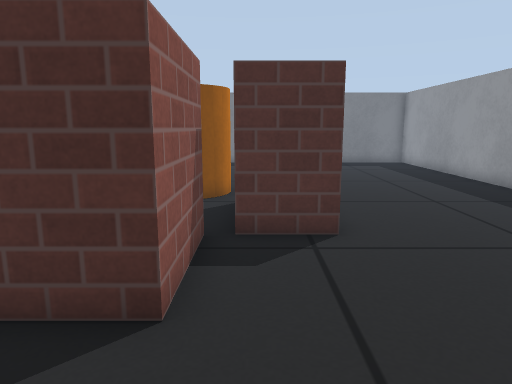
View 1 (above)

16 first-person views from a walk through a robot-simulator world made for Gazebo. The camera is 0.51 m above the floor, tilts 10° down and sees 70° across. The floor is counted in squares, 0.25 m on a side. Each view is taken from the middle of a square. On the plan, view 1 faces up. The plan holds only what a view shows up to about 19 squares ahead; the rest is blank. Simple patterns stand in for the simulator's built-in surfaces.

View 2
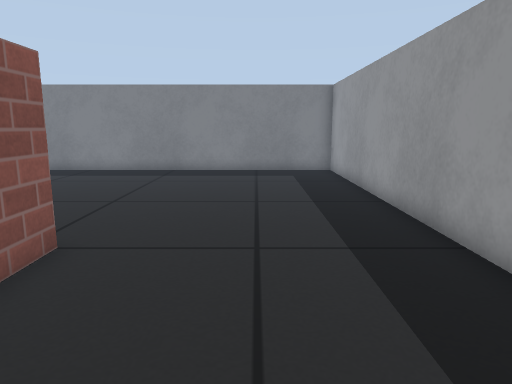

View 3
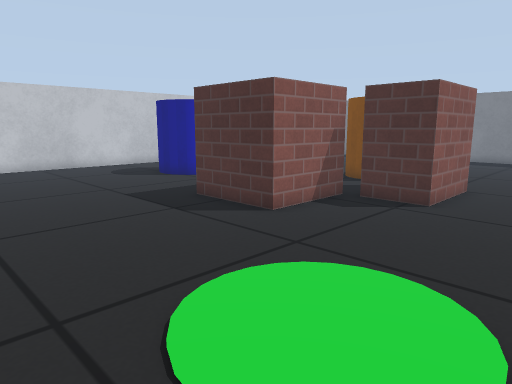

View 4
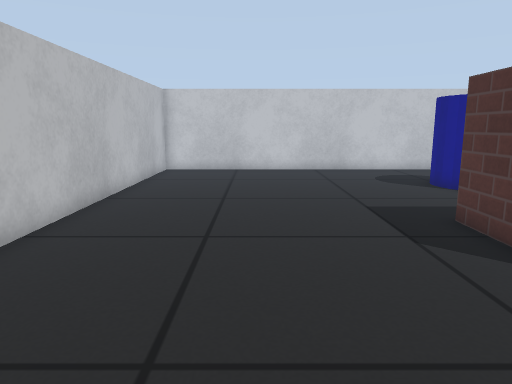

View 5
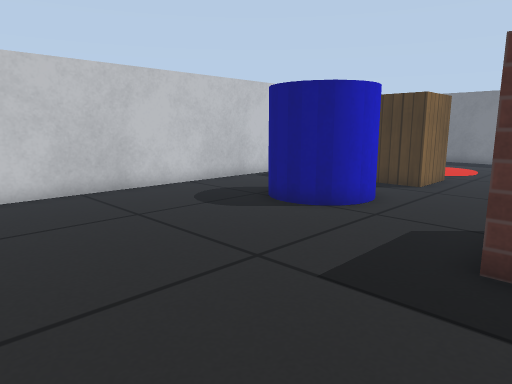

View 6
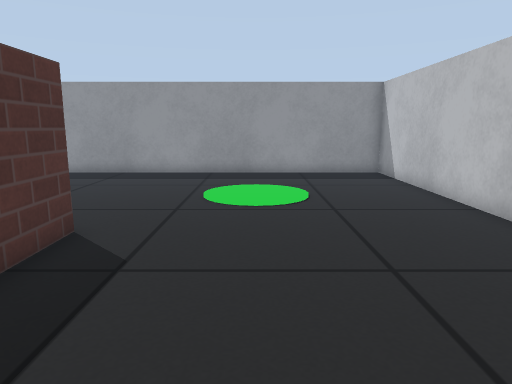

View 7
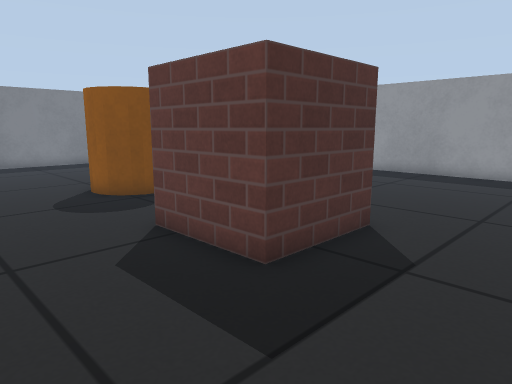

View 8
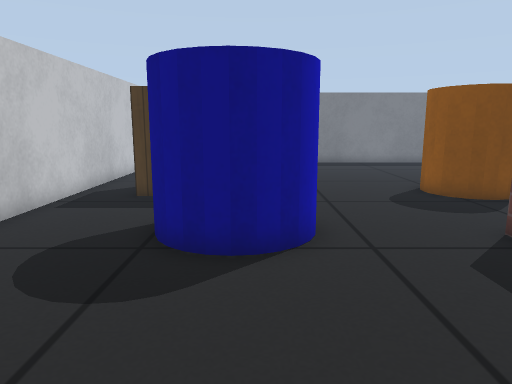

View 9
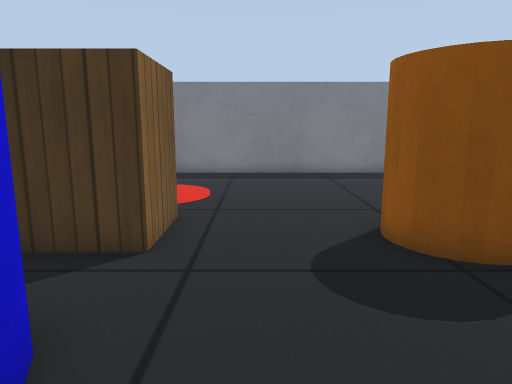

View 10
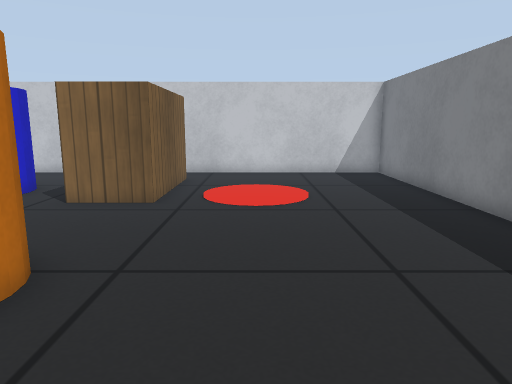

View 11
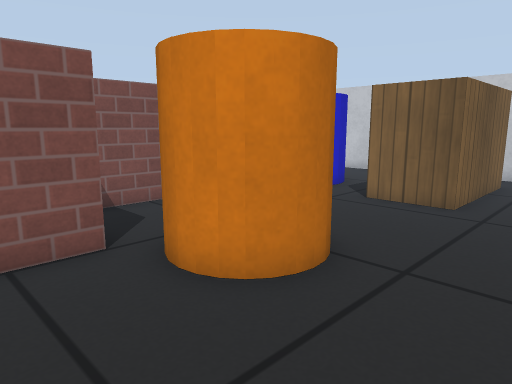

View 12
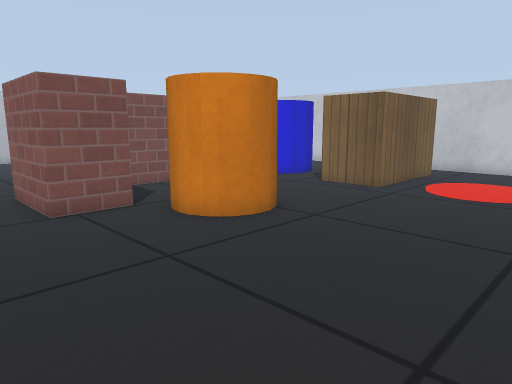

View 13
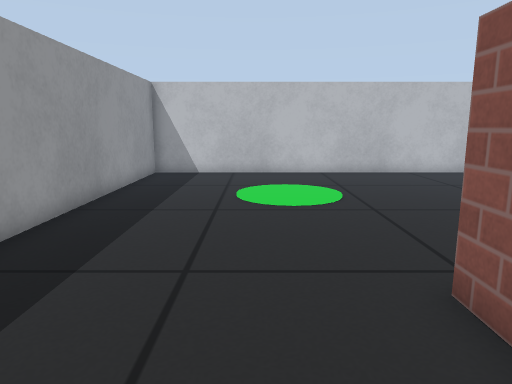

View 14
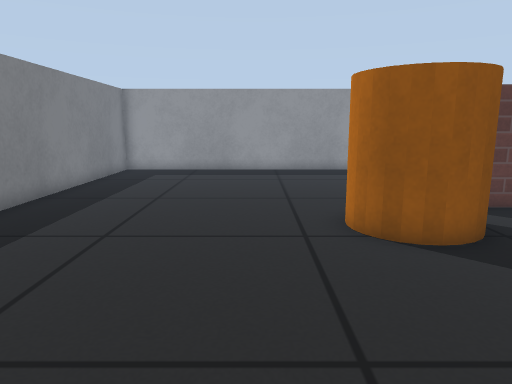

View 15
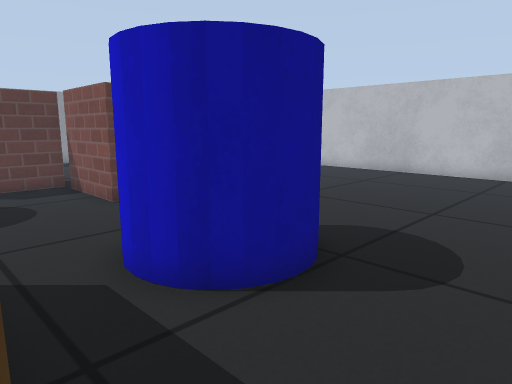

View 16
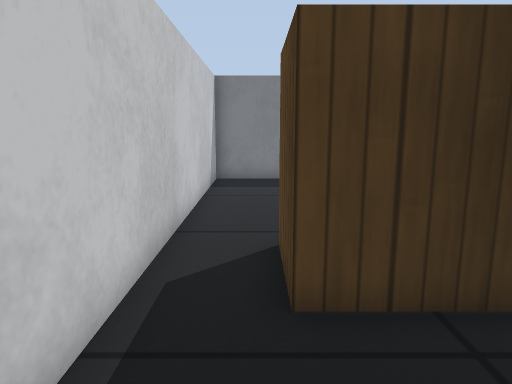

### Floor plan
Key: @ floor where view 1 was taken; # wall or solid block; . floor; P pillar; B brick box; W wooden box.
Columns run from 15 left of view 1 to 9 right of it. Each row starts with its distance up from view 1.
 22 #########################
 21 #.......................#
 20 #.......................#
 19 #.......................#
 18 #.......................#
 17 #....  .................#
 16 #....   ................#
 15 #..... .................#
 14 #.......................#
 13 #.WWWWWW....PPP.........#
 12 #.W    W...PP P.........#
 11 #.WWWWWW...PPPP.........#
 10 #...........PP.BBB......#
  9 #....PP........B B......#
  8 #...PPPP.......B B......#
  7 #...P  P...BBBBBBB......#
  6 #...PPPP...B  B.........#
  5 #..........B  B.........#
  4 #..........BBBB.........#
  3 #.......................#
  2 #.......................#
  1 #................. .....#
  0 #..............@.   ....#
 -1 #................. .....#
 -2 #.......................#
 -3 #.......................#
 -4 #.......................#
 -5 #.......................#
 -6 #########################

Positions as (right, up) in squares from view 1, and headings:
1: (0, 0), facing up
2: (5, 4), facing up
3: (5, -3), facing up-left
4: (4, -1), facing left
5: (-3, -2), facing up-left
6: (-8, 0), facing right
7: (-8, 0), facing up-right
8: (-9, 0), facing up
9: (-6, 5), facing up
10: (2, 16), facing left
11: (2, 16), facing down-left
12: (4, 19), facing down-left
13: (4, 11), facing down
14: (-10, 15), facing right
15: (-14, 11), facing down-right
16: (-13, 7), facing up
